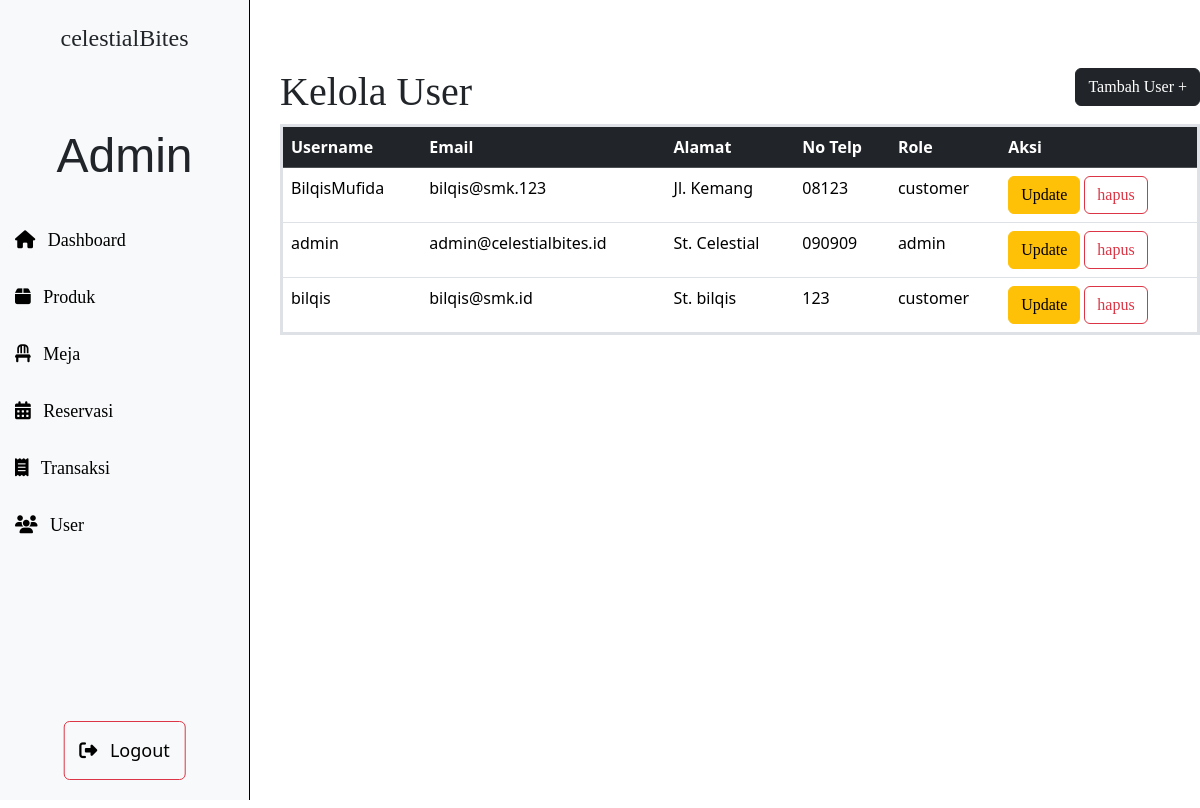
The app's page /admin/pages/user.php with its own data.
### tables this page shows
CREATE TABLE `user` (
  `user_id` int(11) NOT NULL,
  `username` varchar(50) NOT NULL,
  `nama` varchar(100) DEFAULT NULL,
  `email` varchar(100) NOT NULL,
  `password` varchar(100) NOT NULL,
  `alamat` varchar(200) DEFAULT NULL,
  `no_telp` varchar(15) DEFAULT NULL,
  `role` enum('customer','admin') NOT NULL
);

### db/db.php (called while the page is built, shortened)
<?php
class Database {
    private $host = "localhost";
    private $user = "root";
    private $pass = "";
    private $db = "celestial_bites";
    public $conn;
    public function __construct(){
        $this->conn = new mysqli($this->host, $this->user, $this->pass, $this->db);
    }
    public function query($sql) {
        return $this->conn->query($sql);
    }
}
?>

### admin/pages/user.php (the view, shortened to what this page needs)
<!DOCTYPE html>
<html lang="en">
<head>
    <link rel="stylesheet" href="admin/style/font.css">
    <link rel="stylesheet" href="https://cdnjs.cloudflare.com/ajax/libs/font-awesome/6.6.0/css/all.min.css" />
    <link href="https://cdn.jsdelivr.net/npm/bootstrap@5.3.3/dist/css/bootstrap.min.css" rel="stylesheet">
</head>
<body>
    <? include "../navbar.php"; ?>
    <section class="section cont d-flex flex-column main-content" style="width: 80%">
        <div class=" col-lg-12 d-flex flex-row">
            <div class="col-lg-6">
                <h1>Kelola User</h1>
            </div>
            <div class="col-lg-6 d-flex justify-content-end">
                <a href="#">
                    <button class="btn btn-dark" data-bs-toggle="modal" data-bs-target="#modalInsert">Tambah User +</button>
                </a>
            </div>
        </div>
        <div class="container mt-0 px-0" style="max-height: 600px; overflow-y: auto;">
            <table class="table table-hover ">
                <thead class="table-dark" style="position: sticky; top: 0;">
                    <tr class="table-dark">
                        <th>Username</th>
                        <th>Email</th>
                        <th>Alamat</th>
                        <th>No Telp</th>
                        <th>Role</th>
                        <th>Aksi</th>
                    </tr>
                </thead>
                <tbody>
                <?php
                    require_once '../../db/db.php';
                    $db = new Database();
                    $query = "SELECT * FROM user ORDER BY user_id desc";
                    $result = $db->query($query);
                    while ($row = $result->fetch_assoc()) {
                    ?>
                        <tr>
                            <td><?php echo $row['username']; ?></td>
                            <td><?php echo $row['email']; ?></td>
                            <td><?php echo $row['alamat']; ?></td>
                            <td><?php echo $row['no_telp']; ?></td>
                            <td><?php echo $row['role']; ?></td>
                            <td>
                                <a href="../form/update_user.php?user_id=<?php echo $row['user_id']; ?>">
                                    <button class="btn btn-warning">Update</button>
                                </a>
                                <a href="../../db/user_action.php?action=delete&user_id=<?php echo $row['user_id']; ?>">
                                    <button class="btn btn-outline-danger" onclick="return confirm('Apakah anda yakin ingin menghapus user ini?');">hapus</button>
                                </a>
                            </td>
                        </tr>
                    <? } ?>
                </tbody>
            </table>
        </div>
    </section>
</body>
</html>

### admin/pages/user.php (style rules this page uses)
section { height: 100vh; display: flex; margin-top: 3rem; }
h1 { font-family: "Perandory"; }
table { border: 3px solid black; border-radius: 20px; overflow-y: auto; }

### admin/navbar.php (style rules this page uses)
a { font-family: "Montserrat Medium"; color: black; text-decoration: none; }
.main-content { margin-left: 260px; padding: 20px; position: absolute; }

### records on screen
user: username "BilqisMufida", email "bilqis@smk.123", alamat "Jl. Kemang", no_telp "08123", role "customer"
user: username "admin", email "admin@celestialbites.id", alamat "St. Celestial", no_telp "090909", role "admin"
user: username "bilqis", email "bilqis@smk.id", alamat "St. bilqis", no_telp "123", role "customer"
